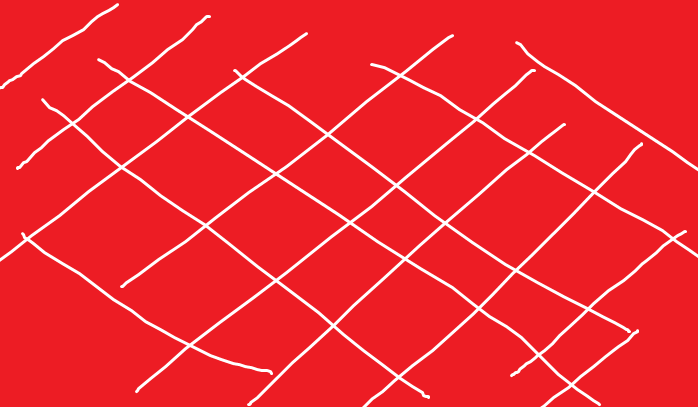
#> input picture noise2.png, 698 x 407 px
$ python tail_image_import.py
#> lines starting #> are read from the running program, lines starting #| are printed output that depends on the picture; long printed decimals are rounded
#> the answer given: noise2.png
from PIL import Image
from os import walk
import csv
from math import sqrt
from time import sleep
from itertools import tee
import matplotlib.pyplot as plt
# os.walk() iterates through all files in a directory


class ImageDownloader(object):
    def __init__(self):
        self.data_list = [] # [  {'x':[], 'y':[]}  ,  {'x':[], 'y':[]}  ]
        self.blank_space = [0, 0] # Avg, Std
        self.tail_space = [0, 0] # Avg, Std

    def getBrightness(self, pixel):
        '''
        formula for brightness
        sqrt(0.299 * r**2 + 0.587 * g**2 + 0.114 * b**2) 33% faster
        '''
        r = pixel[0]
#> r = 237
        g = pixel[1]
#> g = 28
        b = pixel[2]
#> b = 36

        inside = 0.299 * (r**2) + 0.587 * (g**2) + 0.114 * (b**2)
#> inside = 17402.5
        brightness = sqrt(inside)
#> brightness = 131.9

        return brightness


    def imagePixelGenerator(self, img_path):
        '''
        Returns a generator that can be used to iterate through all pixels in an image.
        Call "for pixel in imagePixelTerator:""
        '''
        image = Image.open(img_path)
        image.load() # otherwise you have to open an dclose the image manually
        rgb = image.convert('RGB')
        pixelGenerator = image.getdata()

        return pixelGenerator


    def imageBrightnessIterator(self, img_path):
        '''
        Iterator of all the brightness values of an image
        '''
        imgGenerator = self.imagePixelGenerator(img_path)
        for pixel in imgGenerator:
            yield self.getBrightness(pixel)


    def determineAvgStd(self, brightness_iterator):
        '''
        Records the brightness value of every pixel in an image and calculates an average and std

        Formula used: Standard Deviation of a sample
        std_formula = E (x - average)**2
        sqrt(   (1 / (N - 1))   * std_formula )
        https://www.mathsisfun.com/data/standard-deviation-formulas.html
        '''

        ### Calculate average
        iter1, iter2 = tee(brightness_iterator) #creates a replica iterator
        count = 0
        total = 0

        for value in iter1:
            count += 1
            total += value
#> after the loop, count = 284086; total = 39328839.9

        average = total / count
#> average = 138.4

        ### Calculate standard deviation
        bessel_correction = 1 / (total - 1)
#> bessel_correction = 2.54e-08
        std_sum = 0.0

        for value in iter2:
            std_sum += (value - average)**2
#> this loop made 284086 passes
#> std_sum on passes 1 to 3: 42.53, 85.06, 127.6
#> after the loop, std_sum = 192351368

        standard_deviation = sqrt(bessel_correction * std_sum)
#> standard_deviation = 2.21

        return average, standard_deviation


    def printStdAvg(self, img_path):
        avg, std = self.determineAvgStd(self.imageBrightnessIterator(img_path))
        print('Average Brightness: {}\nStandard Deviation: {}\n'.format(avg, std))


    def sampleBlankSpace(self, img_path):
        '''
        Takes in a sample blank space image to determine an avg/std pixel brightness, it will use this
        later to determine if a pixel IS NOT part of the blank space --> i.e. it is part of the tail
        '''
        # self.blank_space[0][1]
        avg, std = self.determineAvgStd(self.imageBrightnessIterator(img_path))
#> avg = 138.4; std = 2.21
#| Background Avg: 138.440
#| Background Std: 2.212
#> the answer given: tailnoise.png
        self.blank_space[0] = avg
        self.blank_space[1] = std


    def sampleTailSpace(self, img_path):
        '''
        Takes in a sample tail picture to determine an avg/std pixel brightness, it will use this later
        to determine if a pixel IS part of the tail

        this may slow it down too much?
        '''
        avg, std = self.determineAvgStd(self.imageBrightnessIterator(img_path))
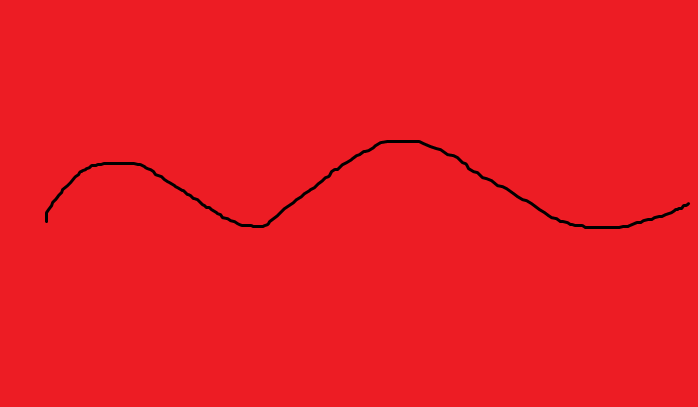
#> input picture tailnoise.png, 698 x 407 px
#> the loop in determineAvgStd (call 2), `for value in iter2:` made 284086 passes
#> std_sum on passes 1 to 3: 1.11, 2.23, 3.34
#> avg = 130.9; std = 0.982
#| Background Avg: 130.863
#| Background Std: 0.9824
#> the answer given: tailnoise.png
#> the answer given: 1
        self.tail_space[0] = avg
        self.tail_space[1] = std


    def recordCoordinates(self, img_path, blank_space_sensitivity=2):
        '''
        ### blank_space_sensitivity = standard deviations above average pixel brightness ###

        This method takes an image and sensitivty values.
        It will iterate through all the pixels as such:
        col 1 --> every row
        col 2 --> every row
        Reading the images from top to bottom and recording
        the x,y coordinate of the first pixel whose brightness value is greater than
        a certain threshold
        '''
#> called with img_path = 'tailnoise.png', blank_space_sensitivity = 1
        coordinate_dict = {'x': [], 'y': []}
        img = Image.open(img_path)
#> img is the input picture: PIL image 698x407 RGB; mean R, G, B 235.1, 27.8, 35.7
        img.load()
        rgb = img.convert('RGB')

        for x in range(rgb.width):
            for y in range(rgb.height):
                pixel = rgb.getpixel((x, y))
                brightness = self.getBrightness(pixel)

                #testing
                if(x == 0 and y == 0):
                    print(self.blank_space[0] + self.blank_space[1] * blank_space_sensitivity)
                    print(brightness)
                    print(self.blank_space[0] - self.blank_space[1] * blank_space_sensitivity)

                if (brightness > self.blank_space[0] + self.blank_space[1] * blank_space_sensitivity) or (
                    brightness < self.blank_space[0] - self.blank_space[1] * blank_space_sensitivity):
                    coordinate_dict['x'].append(x)
                    coordinate_dict['y'].append(y)
                    break
#> this loop made 698 passes
#| 140.651
#| 136.228

        return coordinate_dict


    def plotSampleImg(self, coordinate_dict):
        '''Will plot the results of a given coordinate dictionary'''
        plt.plot(coordinate_dict['x'], coordinate_dict['y'])
        plt.ylabel('y position')
        plt.xlabel('x position')
        plt.show()
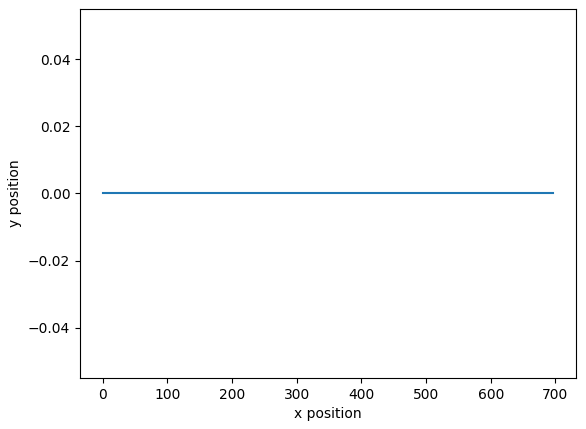
#> figure drawn by matplotlib, 1 panel


    #
    # THE PUBLIC SHOULD USE THE FOLLOWING METHODS
    #

    def runOnSampleImage(self):
        blank_space_path = input('\nPlease enter blank space sample file path: ')
        self.sampleBlankSpace(blank_space_path)
        print('\nBackground Avg: {}\nBackground Std: {}'.format(self.blank_space[0], self.blank_space[1]))

        tail_space_path = input('\nPlease enter tail space sample file path: ')
        self.sampleTailSpace(tail_space_path)
        print('\nBackground Avg: {}\nBackground Std: {}'.format(self.tail_space[0], self.tail_space[1]))

        test_image_path = input('\nPlease enter test image file path: ')

        sensitivity = input('\nSelect sensitivity level (floating point)\nUniform backgrounds need higher sensitivity: ')
        sensitivity = float(sensitivity)

        coord_dict = self.recordCoordinates(test_image_path, blank_space_sensitivity=sensitivity)
        self.plotSampleImg(coord_dict)


    def toCSV(self):
        pass


if __name__ == '__main__':
    imgObj = ImageDownloader()
    imgObj.runOnSampleImage()

    sleep(10)


'''
Add new methods:

instead of just selecting a threshold, allow use to set an upper/lower limit
or maybe just lower, or maybe just upper

or allow them to use the tail_space as the determining factor instead of the background

additionally, plot a brightness value histagram of the desired factor (background or tail) to help the user select
the bounds
'''
